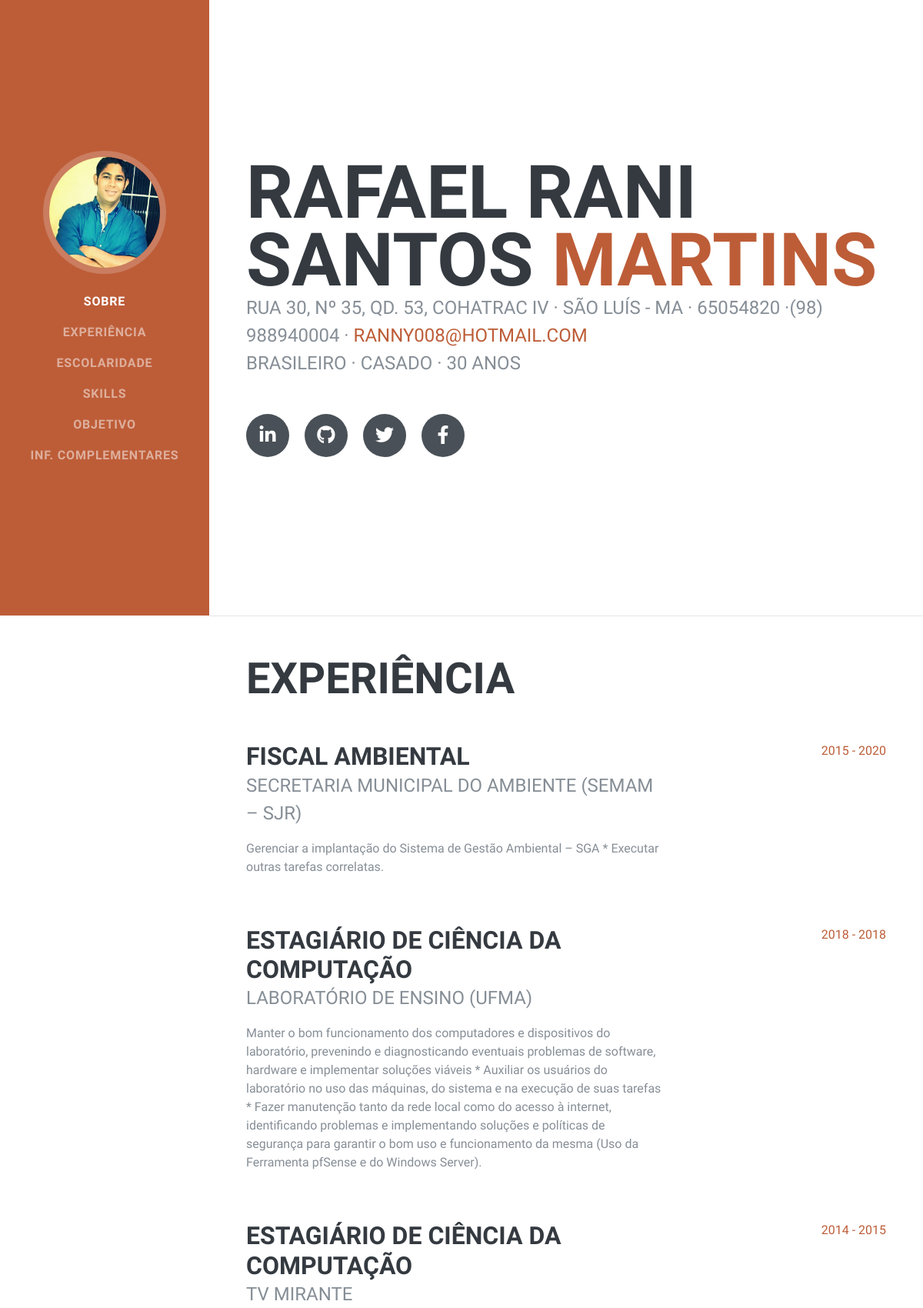
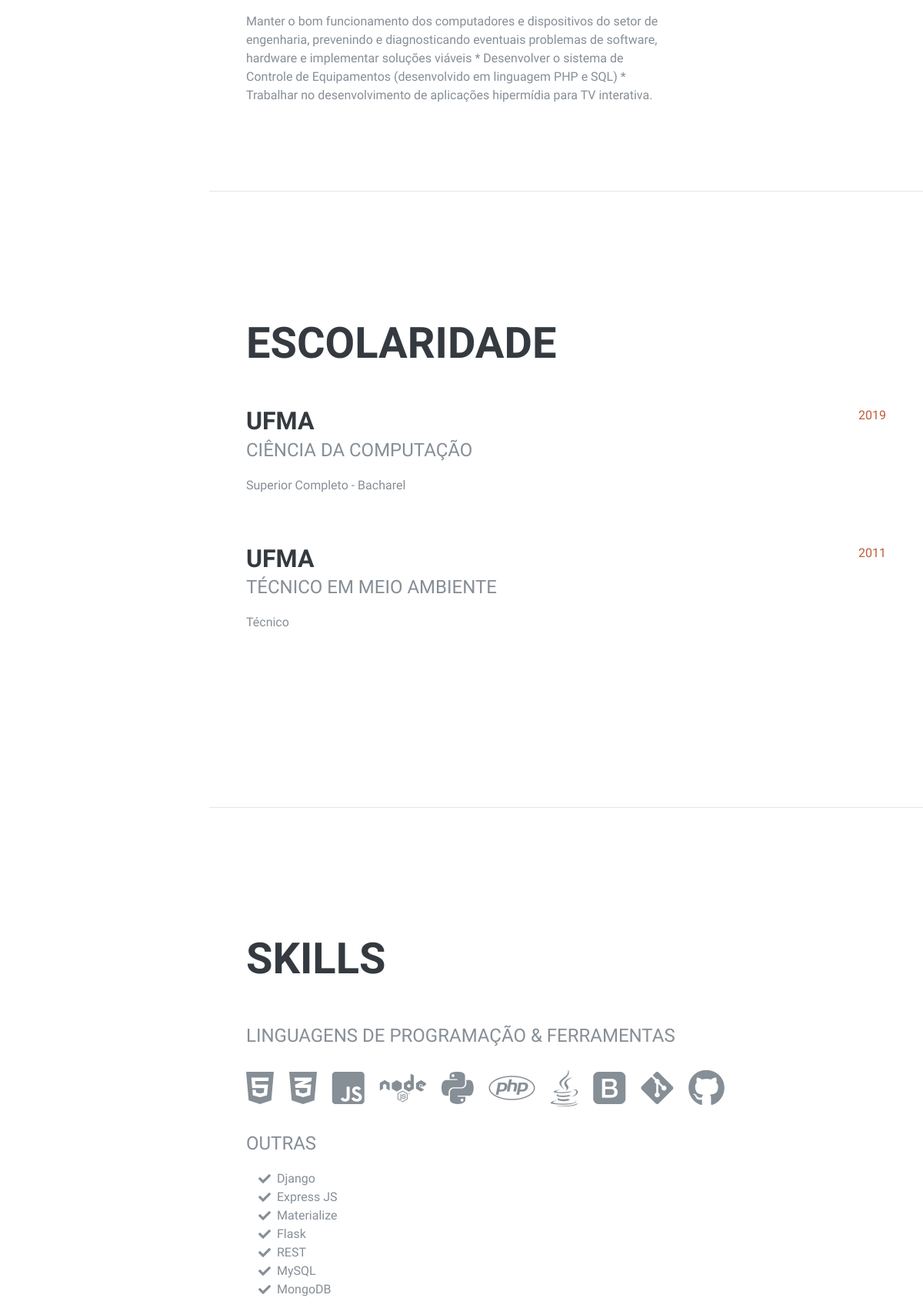
The page / (upper part) on the database its author committed (2 pictures, top to bottom).
### curriculo/models.py (models this page shows, shortened)
class Sobre(models.Model):
    nome = models.CharField(max_length=100)
    sobrenome = models.CharField(max_length=100, null=True, blank=True)
    endereco = models.CharField(max_length=100)
    cidade = models.CharField(max_length=100, null=True, blank=True)
    cep = models.IntegerField()
    telefone = models.CharField(max_length=9)
    ddd = models.IntegerField()
    email = models.CharField(max_length=100)
    sobre_mim = models.TextField()
    linkedin = models.CharField(max_length=100, null=True, blank=True)
    facebook = models.CharField(max_length=100, null=True, blank=True)
    instagram = models.CharField(max_length=100, null=True, blank=True)
    twitter = models.CharField(max_length=100, null=True, blank=True)
    github = models.CharField(max_length=100, null=True, blank=True)
    nacionalidade = models.CharField(max_length=100, null=True, blank=True)
    estado_civil = models.CharField(max_length=100, null=True, blank=True)
    nascimento = models.DateField(null=True, blank=True)
    foto = models.ImageField(upload_to='foto_perfil')

class Experiencia(models.Model):
    cargo = models.CharField(max_length=100)
    empresa = models.CharField(max_length=100)
    inicio = models.DateField(null=True, blank=True)
    fim = models.DateField(null=True, blank=True)
    atual = models.BooleanField()
    descricao = models.TextField()

class Escolaridade(models.Model):
    curso = models.CharField(max_length=100)
    instituicao = models.CharField(max_length=100)
    grau = models.CharField(max_length=100)
    inicio = models.DateField(null=True, blank=True)
    fim = models.DateField(null=True, blank=True)
    nota = models.FloatField(null=True, blank=True)

class Skill(models.Model):
    TIPO_CHOICES = (
            (1, "Linguagem"),
            (2, "Framework"),
            (3, "Ferramenta"),
            (4, "Outra Tecnologia"),
            (5, "workflow")
        )
    skill = models.CharField(max_length=100)
    tipo = models.IntegerField(choices= TIPO_CHOICES, default=1)
    web_icon = models.CharField(max_length=100, null=True, blank=True)
    icone = models.ImageField(upload_to='icones_tecnologias', null=True, blank=True)

### curriculo/views.py (the view)
# urls.py: path('', curriculo, name="curriculo_url"),
def curriculo(request):
    sobre = Sobre.objects.all()
    experiencia = Experiencia.objects.all()
    escolaridade = Escolaridade.objects.all()
    skill = Skill.objects.all()
    objetivo = Objetivo.objects.all()
    curso = Curso.objects.all()
    complementar = Complementar.objects.all()
    now = datetime.now() #obtendo a data atual
    for sb in sobre:
        idade = now.year - sb.nascimento.year #idade = data atual - ano de nascimento
        if now.month < sb.nascimento.month and now.day < sb.nascimento.day:
            idade = idade - 1
    info = {
        'sobre': sobre,
        'experiencia': experiencia,
        'escolaridade': escolaridade,
        'skill': skill,
        'objetivo': objetivo,
        'curso': curso,
        'complementar': complementar,
        'idade': idade
    }
    return render(request, 'index.html', info)

### curriculo/templates/index.html (shortened to what this page needs)
{% load static %}
<!DOCTYPE html>
<html lang="pt-br">
<head>
  <link href="{% static 'vendor/bootstrap/css/bootstrap.min.css' %}" rel="stylesheet">
  <link href="{% static 'vendor/fontawesome-free/css/all.min.css' %}" rel="stylesheet">
  <link href="{% static 'css/resume.min.css' %}" rel="stylesheet">
</head>
<body id="page-top">
  <nav class="navbar navbar-expand-lg navbar-dark bg-primary fixed-top" id="sideNav">
    <a class="navbar-brand js-scroll-trigger" href="#page-top">
      {% for sb in sobre %}
      <span class="d-none d-lg-block">
          <img class="img-fluid img-profile rounded-circle mx-auto mb-2" src="../../media/{{ sb.foto }}" alt="">
        {% endfor %}
      </span>
    </a>
    <div class="collapse navbar-collapse" id="navbarSupportedContent">
      <ul class="navbar-nav">
        <li class="nav-item">
          <a class="nav-link js-scroll-trigger" href="#about">Sobre</a>
        </li>
        <li class="nav-item">
          <a class="nav-link js-scroll-trigger" href="#experience">Experiência</a>
        </li>
        <li class="nav-item">
          <a class="nav-link js-scroll-trigger" href="#education">Escolaridade</a>
        </li>
        <li class="nav-item">
          <a class="nav-link js-scroll-trigger" href="#skills">Skills</a>
        </li>
        <li class="nav-item">
          <a class="nav-link js-scroll-trigger" href="#interests">Objetivo</a>
        </li>
        <li class="nav-item">
          <a class="nav-link js-scroll-trigger" href="#awards">Inf. Complementares</a>
        </li>
      </ul>
    </div>
  </nav>
  <div class="container-fluid p-0">
    <section class="resume-section p-3 p-lg-5 d-flex align-items-center" id="about">
      <div class="w-100">
        {% for sb in sobre %}
        <h1 class="mb-0">{{ sb.nome }}
          <span class="text-primary">{{ sb.sobrenome }}</span>
        </h1>
        <div class="subheading mb-5">{{ sb.endereco }} · {{ sb.cidade }} · {{ sb.cep }} ·({{ sb.ddd }}) {{ sb.telefone }} ·
          <a href="mailto:name@email.com">{{ sb.email }}</a>
          <p>{{ sb.nacionalidade }} · {{ sb.estado_civil }} · {{ idade }} anos</p>
        </div>
        <div class="social-icons">
          <a href="{{ sb.linkedin }}">
            <i class="fab fa-linkedin-in"></i>
          </a>
          <a href="{{ sb.github }}">
            <i class="fab fa-github"></i>
          </a>
          <a href="{{ sb.twitter }}">
            <i class="fab fa-twitter"></i>
          </a>
          <a href="{{ sb.facebook }}">
            <i class="fab fa-facebook-f"></i>
          </a>
        </div>
        {% endfor %}
      </div>
    </section>
    <hr class="m-0">
    <section class="resume-section p-3 p-lg-5 d-flex justify-content-center" id="experience">
      <div class="w-100">
        <h2 class="mb-5">Experiência</h2>
        {% for exp in experiencia %}
          <div class="resume-item d-flex flex-column flex-md-row justify-content-between mb-5">
            <div class="resume-content">
              <h3 class="mb-0">{{ exp.cargo }}</h3>
              <div class="subheading mb-3">{{ exp.empresa }}</div>
              <p>{{ exp.descricao }}</p>
            </div>
            <div class="resume-date text-md-right">
              <span class="text-primary">{{ exp.inicio.year }} - {{ exp.fim.year }}</span>
            </div>
          </div>
        {% endfor %}
      </div>
    </section>
    <hr class="m-0">
    <section class="resume-section p-3 p-lg-5 d-flex align-items-center" id="education">
      <div class="w-100">
        <h2 class="mb-5">Escolaridade</h2>
        {% for esc in escolaridade %}
        <div class="resume-item d-flex flex-column flex-md-row justify-content-between mb-5">
          <div class="resume-content">
            <h3 class="mb-0">{{ esc.instituicao }}</h3>
            <div class="subheading mb-3">{{ esc.curso }}</div>
            <p>{{ esc.grau }}</p>
          </div>
          <div class="resume-date text-md-right">
            <span class="text-primary">{{ esc.fim.year }}</span>
          </div>
        </div>
        {% endfor %}
      </div>
    </section>
    <hr class="m-0">
    <section class="resume-section p-3 p-lg-5 d-flex align-items-center" id="skills">
      <div class="w-100">
        <h2 class="mb-5">Skills</h2>
        <div class="subheading mb-3">Linguagens de Programação &amp; Ferramentas</div>
        <ul class="list-inline dev-icons">
          {% for sk in skill %}
            {% if sk.web_icon %}
              <li class="list-inline-item">
                <i class="{{ sk.web_icon }}"></i>
              </li>
            {% endif %}
          {% endfor %}
        </ul>
        <div class="subheading mb-3">Outras</div>
        <ul class="fa-ul mb-0">
        {% for sk in skill %}
          {% if not sk.web_icon %}
            <li>
              <i class="fa-li fa fa-check"></i>{{ sk.skill }}
            </li>
          {% endif %}
        {% endfor %}
        </ul>
      </div>
    </section>
  </div>
</body>
</html>

### rows shown on the page
Sobre: foto (picture), nome "RAFAEL RANI SANTOS", sobrenome "MARTINS", endereco "RUA 30, Nº 35, QD. 53, COHATRAC IV", cidade "SÃO LUÍS - MA", cep "65054820", ddd "98", telefone "988940004", email "RANNY008@HOTMAIL.COM", nacionalidade "BRASILEIRO", estado_civil "CASADO", idade "30"
Experiencia: cargo "FISCAL AMBIENTAL", empresa "SECRETARIA MUNICIPAL DO AMBIENTE (SEMAM – SJR)", descricao "Gerenciar a implantação do Sistema de Gestão Ambiental – SGA * Executar outras tarefas correlatas.", inicio.year "2015", fim.year "2020"
Experiencia: cargo "ESTAGIÁRIO DE CIÊNCIA DA COMPUTAÇÃO", empresa "LABORATÓRIO DE ENSINO (UFMA)", descricao "Manter o bom funcionamento dos computadores e dispositivos do laboratório, prevenindo e diagnosticando eventuais problemas de software, hardware e implementar soluções viáveis * Auxiliar os usuários do laboratório no uso das máquinas, do sistema e na execução de suas tarefas * Fazer manutenção tanto da rede local como do acesso à internet, identificando problemas e implementando soluções e políticas de segurança para garantir o bom uso e funcionamento da mesma (Uso da Ferramenta pfSense e do Windows Server).", inicio.year "2018", fim.year "2018"
Experiencia: cargo "ESTAGIÁRIO DE CIÊNCIA DA COMPUTAÇÃO", empresa "TV MIRANTE", descricao "Manter o bom funcionamento dos computadores e dispositivos do setor de engenharia, prevenindo e diagnosticando eventuais problemas de software, hardware e implementar soluções viáveis * Desenvolver o sistema de Controle de Equipamentos (desenvolvido em linguagem PHP e SQL) * Trabalhar no desenvolvimento de aplicações hipermídia para TV interativa.", inicio.year "2014", fim.year "2015"
Escolaridade: instituicao "UFMA", curso "CIÊNCIA DA COMPUTAÇÃO", grau "Superior Completo - Bacharel", fim.year "2019"
Escolaridade: instituicao "UFMA", curso "TÉCNICO EM MEIO AMBIENTE", grau "Técnico", fim.year "2011"
Skill: skill "Django"
Skill: skill "Express JS"
Skill: skill "Materialize"
Skill: skill "Flask"
Skill: skill "REST"
Skill: skill "MySQL"
Skill: skill "MongoDB"
